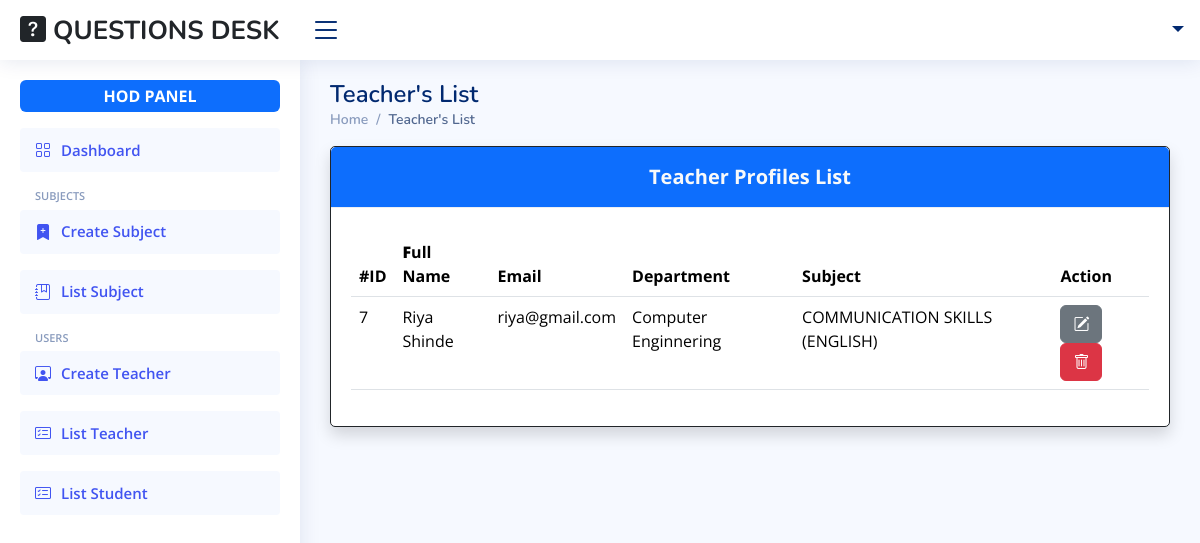
Screenshot of /hod/list/users/Teacher/ with the database file from the repository.
### Users/models.py (models this page shows, shortened)
class User(AbstractBaseUser):
    id = models.BigAutoField(primary_key=True)
    first_name = models.CharField(max_length=100, null=False, blank=False)
    last_name = models.CharField(max_length=100, null=False, blank=False)
    institute = models.CharField(max_length=255, null=False, blank=False, default="S.S.V.P's B.S.Deore Polytechnic, Dhule")
    email = models.EmailField(unique=True, null=False, blank=False)
    username = models.CharField(unique=True, max_length=100, null=False, blank=False)
    password = models.CharField(max_length=100, null=False, blank=False)
    role = models.CharField(max_length=10, null=False, blank=False)
    joined_date = models.DateField(auto_now_add=True)
    USERNAME_FIELD = 'username'
    REQUIRED_FIELDS = ['first_name', 'last_name', 'email']
    objects = UserManager()
    class Meta:
        db_table = 'Users'

class Profile(models.Model):
    id = models.BigAutoField(primary_key=True)
    user = models.OneToOneField(User, related_name='profile', on_delete=models.CASCADE)
    phone_number = models.CharField(max_length=10, null=False, blank=False ,validators=[RegexValidator(regex=r'^\d{10}$')])
    designation = models.CharField(max_length=100, null=False, blank=False)
    department = models.CharField(max_length=100, null=False, blank=False)
    experience = models.DecimalField(max_digits=3, decimal_places=1, null=True, blank=True)
    subjects = models.ManyToManyField(Subject, related_name='profiles', blank=True)
    class Meta:
        db_table = 'Profiles'

class Subject(models.Model):
    id = models.BigAutoField(primary_key=True)
    subject_code = models.CharField(max_length=100, unique=True, null=False, blank=False)
    subject_name = models.CharField(max_length=255, null=False, blank=False)
    semester = models.CharField(max_length=100, null=False, blank=False)
    department =models.CharField(max_length=100, null=False, blank=False)
    scheme = models.CharField(max_length=10, null=False, blank=False)
    class Meta:
        db_table = 'Subjects'

### Users/views.py (the view)
# urls.py: path('hod/list/users/<str:role>/', hod_list_users_view, name='hod-list-users-view'),
def hod_list_users_view(request, role):
    users = User.objects.filter(role=role).all()
    return render(request, 'members/hod/list_users.html', context={'users':users, 'role':role})

### Users/templates/members/hod/list_users.html (shortened to what this page needs)
{% extends "members/hod/base_site.html" %}
{% block main %}
	<main id="main" class="main">
		<div class="pagetitle">
			<h1>{{role}}'s List</h1>
			<nav>
				<ol class="breadcrumb">
					<li class="breadcrumb-item"><a href="{% url "hod-index-view" %}">Home</a></li>
					<li class="breadcrumb-item active">{{role}}'s List</li>
				</ol>
			</nav>
		</div>
		<section class="section dashboard">
			<div class="row justify-content-center">
				<div class="col-lg-12">
					<div class="card border border-dark shadow">
                        <div class="card-header text-center bg-primary text-light fw-bold fs-5">
                            {{role}} Profiles List
                        </div>
						<div class="card-body pt-4">
							<table class="table datatable">
								<thead>
									<tr>
										<th>#ID</th>
										<th><b>F</b>ull Name</th>
										<th>Email</th>
										{% if role != "Student" %}
                                        <th>Department</th>
                                        <th>Subject</th>
										{% else %}
										<th>Institute</th>
										{% endif %}
										<th>Action</th>
									</tr>
								</thead>
								<tbody>
                                    {% for user in users %}
                                        <tr>
                                            <td>{{user.id}}</td>
                                            <td>{{user.first_name}} {{user.last_name}}</td>
                                            <td>{{user.email}}</td>
                                            {% if role != "Student" %}
                                            <td>{{user.profile.department}}</td>
                                            <td>
                                                {% for subject in user.profile.subjects.all %}
                                                    {{subject.subject_name}}<br>
                                                {% endfor %}
                                            </td>
                                            {% else %}
                                            <td>{{user.institute}}</td>
                                            {% endif %}
                                            <td>
                                                {% if role == 'Teacher' %}
                                                    <a href="{% url "hod-update-teacher-view" user.id %}" class="btn btn-secondary">
                                                        <i class="bi bi-pencil-square"></i>
                                                    </a>
                                                {% endif %}
                                                <button type="button" class="btn btn-danger" data-bs-toggle="modal" data-bs-target="#verticalycentered{{user.id}}">
                                                    <i class="bi bi-trash"></i>
                                                </button>
                                            </td>
                                        </tr>
                                    {% endfor %}
								</tbody>
							</table>
						</div>
					</div>
				</div>
			</div>
		</section>
	</main>
{% endblock main %}

### Users/static/assets/css/style.css (style rules this page uses)
:root { scroll-behavior: smooth; }
body { font-family: "Open Sans", sans-serif; background: #f6f9ff; color: #444444; }
a { color: #4154f1; text-decoration: none; }
h1, h2, h3, h4, h5, h6 { font-family: "Nunito", sans-serif; }
#main { margin-top: 60px; padding: 20px 30px; transition: all 0.3s; }
.pagetitle { margin-bottom: 10px; }
.pagetitle h1 { font-size: 24px; margin-bottom: 0; font-weight: 600; color: #012970; }
.card { margin-bottom: 30px; border: none; border-radius: 5px; box-shadow: 0px 0 30px rgba(1, 41, 112, 0.1); }
.card-header, .card-footer { border-color: #ebeef4; background-color: #fff; color: #798eb3; padding: 15px; }
.card-body { padding: 0 20px 20px 20px; }
.breadcrumb { font-size: 14px; font-family: "Nunito", sans-serif; color: #899bbd; font-weight: 600; }
.breadcrumb a { color: #899bbd; transition: 0.3s; }
.breadcrumb .breadcrumb-item::before { color: #899bbd; }
.breadcrumb .active { color: #51678f; font-weight: 600; }
@media (min-width: 1200px) { #main, #footer { margin-left: 300px; } }

### rows the page displays
User: role "Teacher", id "7", first_name "Riya", last_name "Shinde", email "riya@gmail.com", profile.department "Computer Enginnering"
Subject: subject_name "COMMUNICATION SKILLS (ENGLISH)"
